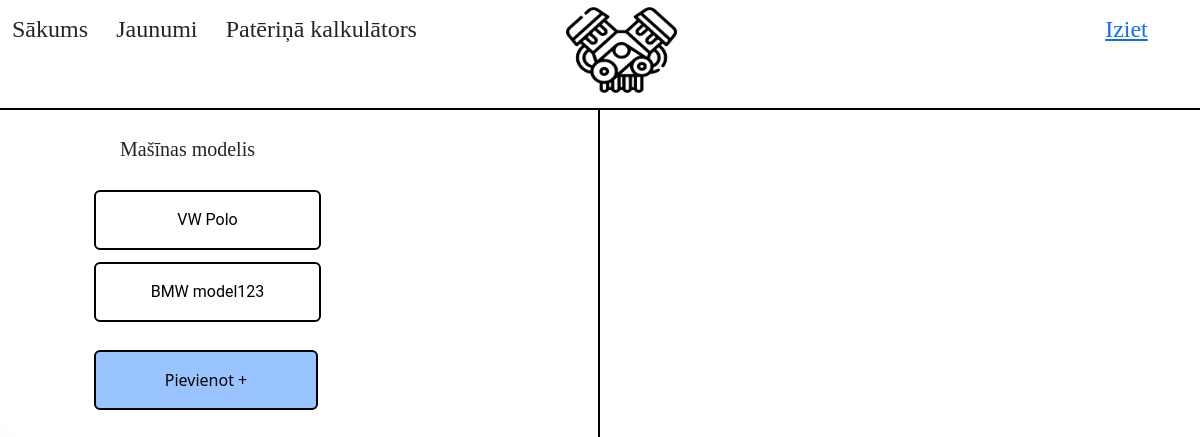
/main/index.html (signed in), run on the app's committed database.
### main/models.py (models this page shows, shortened)
class Car(models.Model):
    userId = models.ForeignKey(login_models.User, on_delete=models.CASCADE)
    manufacturer = models.CharField(max_length=50)
    model = models.CharField(max_length=50)
    kilometrage = models.IntegerField()
    year = models.IntegerField()
    checkDate = models.DateField()
    nextCheckDate = models.DateField()
    fuel = models.CharField(max_length=30, default="Dīzelis")
    engineVol = models.FloatField(default=1.5)
    def main_info(self):
        return {'kilometrage' : self.kilometrage,
                'manufactur date': self.year,
                'Last check date' : self.checkDate,
                'Next check date' :self.nextCheckDate,
                'Type of fuel' :self.fuel,
                'Engine volume' : self.engineVol}
    def get_car_parts(self):
        return Part.objects.filter(carId = self.pk)

### main/views.py (the view)
# urls.py: path('main/', include('main.urls'))
def main(request):
    error = ''
    if 'user' in request.session:
        car_details = get_cars_details(request)
        context = {'error' : error} | car_details
        context = context | {'update_form': UpdatePartForm()}
        context = context | {'new_car_form' : NewCarForm()}
    else:
        error = "You are not logged in"
        return render (request, "index.html", {'error' : error })
    return render (request, "index.html", context)

### main/views.py (called while the page is built)
def get_cars_details(request):
    if 'user' in request.session:
        logged_user = User.objects.get(pk = request.session['user'])
        cars = Car.objects.filter(userId = logged_user)
        parts = Part.objects.filter(carId__in = cars)
        part_types = PartsType.objects.all()
        return {'cars' : cars, 'parts' : parts, 'part_types': part_types}

### main/templates/index.html (shortened to what this page needs)
<!doctype html>
<html lang="en">
  <head>
    {% load static %}
    <link href="https://cdn.jsdelivr.net/npm/bootstrap@5.1.3/dist/css/bootstrap.min.css" rel="stylesheet">
  </head>
  <body style="background: linear-gradient(189.63deg, #FFFFFF 45.05%, #E4EBF5 100%); ">
    <div style="position: fixed; width: 100vw; background: #FFFFFF; height: 110px; border-bottom: 2px solid #000000;  z-index: 5;">
      <h1 class="text-start" style="display:inline-block; padding-left: 1vw; font: 2vw cormorant; padding-top: 2vh;">Sākums</h1>
      <h1 class="text-center" style="display:inline-block; padding-left: 2vw; font: 2vw cormorant;">Jaunumi</h1>
      <h1 class="text-end" style="display:inline-block; padding-left: 2vw; font: 2vw cormorant;" >Patēriņā kalkulātors</h1>
      <a href="../login/login.html" style="display:inline-block; padding-left: 57vw; font: 2vw cormorant;">Iziet</a>
    </div>
    <img src="{% static 'img/logo.png' %}" alt="" class="text-center" style=" position: fixed; width:111px; height:100px;  z-index: 6; margin-left: 47.2vw; margin-right: auto;">
    <div style="width: 100%; height: 110px; z-index: 2; "></div>
    <div style="position: fixed; width: 50vw; height: 100vh;  margin-top: 0px;  border-right: 2px solid #000000;  " >
      <div style="padding-top: 3.5vh; padding-bottom: 0.08vh; padding-left: 4vw; font: 20px cormorant;">
        <p style="display:inline-block; padding-left: 6vw;"><font face = "Cormorant SC">Mašīnas modelis</font></p>
      </div>
      <div class="row" style="padding-left: 4vw; padding-right: 4vw;">
        <div class = "col-4">
          {% for car in cars %}
          <div class="row" style="padding-left: 4vw; padding-right: 4vw; padding-top: 1.5vh; width: 343px;">
            <button class="col" id="car" data-carId = {{ car.pk }} style="background-color: #FFFFFF; border: 2px solid #000000; margin-left: 10px; margin-right: 10px; border-radius: 6px; width: 343px; height: 60px; text-align: center; " onclick="changeColor('car')">
              <font face = "Roboto">{{ car.manufacturer }}  {{ car.model }}</font>
            </button>
          </div>
          {% endfor %}
          <div class="row" style="padding-left: 4vw; padding-right: 4vw; padding-top: 3.5vh; width: 320px;">
            <button onclick= "$('#newCarForm').show()" style="background-color: #99C4FF; border: 2px solid #000000; margin-left: 10px; margin-right: 10px; border-radius: 6px; width: 343px;; height: 60px; text-align: center; ">
              Pievienot +
            </button>
          </div>
          </div>
          <div class = "col-4" >
        </div>
      </div>
      </div>
  <div style="width: 50%; height: 130vh; margin-left: 50%; ">
    </div>
  </body>
</html>

### data on the page
Car: manufacturer "VW", model "Polo"
Car: manufacturer "BMW", model "model123"
